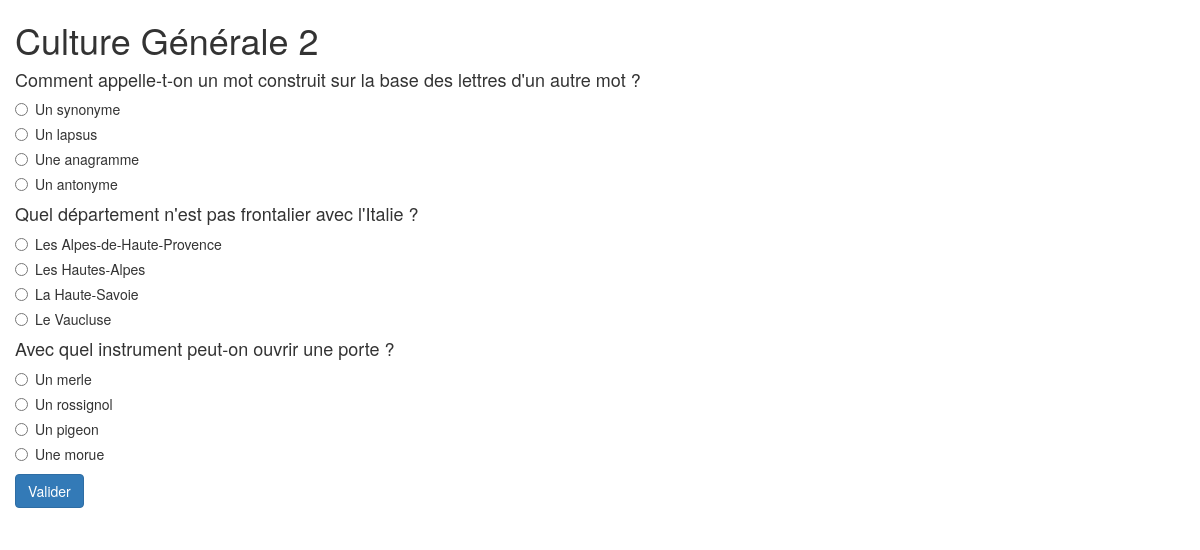
The app's page /index.php?p=quiz&id=3, older data.
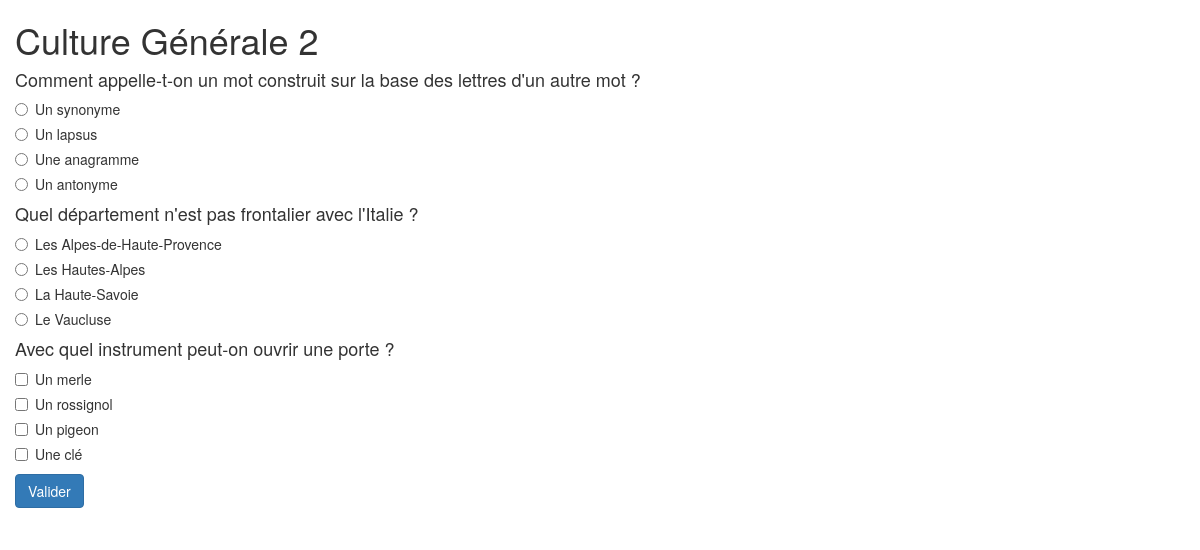
The same page, newer data.
### tables this page shows
CREATE TABLE IF NOT EXISTS `quiz` (
  `id` int(11) NOT NULL AUTO_INCREMENT,
  `titre` varchar(255) NOT NULL DEFAULT '0',
  PRIMARY KEY (`id`)
);

CREATE TABLE IF NOT EXISTS `questions` (
  `id` int(11) NOT NULL AUTO_INCREMENT,
  `intitule` varchar(255) NOT NULL DEFAULT '0',
  `qcm` enum('Y','N') NOT NULL DEFAULT 'N',
  `id_quiz` int(11) NOT NULL DEFAULT '0',
  PRIMARY KEY (`id`),
  KEY `FK_id_quizz` (`id_quiz`),
  CONSTRAINT `FK_id_quizz` FOREIGN KEY (`id_quiz`) REFERENCES `quiz` (`id`)
);

CREATE TABLE IF NOT EXISTS `propositions` (
  `id` int(11) NOT NULL AUTO_INCREMENT,
  `reponses` varchar(255) NOT NULL DEFAULT '0',
  `id_question` int(11) NOT NULL DEFAULT '0',
  PRIMARY KEY (`id`),
  KEY `FK_id_questions` (`id_question`),
  FULLTEXT KEY `reponses` (`reponses`),
  CONSTRAINT `FK_id_questions` FOREIGN KEY (`id_question`) REFERENCES `questions` (`id`)
);

### modele/exist_quiz.php (called while the page is built)
<?php
function exist_quiz($idQuiz){
    global $bdd;
    $req = $bdd->prepare('SELECT * FROM quiz WHERE id = :idQuiz');
    $req->execute(array(':idQuiz' => $idQuiz));
    $res = $req->fetchColumn();
    return $res;
}

### index.php (called while the page is built, shortened)
<?php
include ('controleur/index.php');

### modele/test_ip.php (called while the page is built)
<?php
function test_ip($ip, $idQuiz){
    global $bdd;
    $ip = $bdd->quote($ip);
    $req = $bdd->query("SELECT * FROM enregistrements WHERE adresse_ip=$ip AND id_quiz=$idQuiz");
    $res = $req->fetchAll();
    return $res;
}

### modele/get_titre_quiz.php (called while the page is built)
<?php
function get_titre_quiz($idQuiz){
    global $bdd;
    $req = $bdd->prepare('SELECT titre FROM quiz WHERE id=:idQuiz');
    $req->execute(array(':idQuiz' => $idQuiz));
    $titre = $req->fetchColumn();
    return $titre;
}

### modele/get_questions.php (called while the page is built)
<?php
function get_questions($idQuiz){
    global $bdd;
    $req = $bdd->prepare("SELECT * FROM questions WHERE id_quiz = :idQuiz");
    $req->execute(array(':idQuiz' => $idQuiz));
    $questions = $req->fetchAll(PDO::FETCH_ASSOC);
    return $questions;
}

### modele/get_propositions.php (called while the page is built)
<?php
function get_propositions($idQuestion){
    global $bdd;
    $req = $bdd->prepare("SELECT id, reponses FROM propositions WHERE id_question = :idQuestion");
    $req->execute(array(':idQuestion' => $idQuestion));
    $propositions = $req->fetchAll(PDO::FETCH_ASSOC);
    return $propositions;
}

### vue/quiz.php (the view, shortened to what this page needs)
<!DOCTYPE html>
<html lang="fr">
<head>
    <link rel="stylesheet" href="https://maxcdn.bootstrapcdn.com/bootstrap/3.3.6/css/bootstrap.min.css">
</head>
<body>
<div class="container">
    <div class="row">
        <h1><?php echo $titre;?></h1>
        <form action="index.php?p=validation" method="post" class="form">
            <div class="form-group">
                <?php
                foreach($questions as $question)
                {
                    $compteurQuestion ++;
                    ?>
                    <h4><?php echo $question['intitule'];?></h4>
                    <?php
                    include_once('modele/get_propositions.php');
                    $propositions = get_propositions($question['id']);
                    foreach ($propositions as $cle => $proposition) {
                        if($question['qcm'] == 'N') {
                            ?>
                            <div class="radio">
                                <label>
                                    <input type="radio"
                                           name="<?php echo $compteurQuestion; ?>"
                                           id="<?php echo $compteurQuestion; ?>"
                                           value="<?php echo $proposition['reponses']; ?>"required>
                                    <?php echo $proposition['reponses'] ?>
                                </label>
                            </div>
                            <?php
                        }else{
                        ?>
                            <div class="form-group checkbox options">
                                <label>
                                    <input type="checkbox"
                                           name="<?php echo $compteurQuestion; ?>[]"
                                           id="<?php echo $compteurQuestion; ?>"
                                           value="<?php echo $proposition['reponses']; ?>" required>
                                    <?php echo $proposition['reponses'] ?>
                                </label>
                            </div>
                        <?php
                        }
                    }
                }
                ?>
                <button type="submit" class="btn btn-primary">Valider</button>
            </div>
        </form>
    </div>
</div>
</body>
</html>

### controleur/index.php (shortened to what this page needs)
<?php
if(!empty($_GET['p'])){
    switch($_GET['p']){
        case 'quiz':
            include_once ('controleur/quiz.php');
            break;
    }
}

### controleur/quiz.php
<?php
include_once ('modele/exist_quiz.php');
if(isset($_GET['id']) && exist_quiz($_GET['id'])) {
    include_once ('modele/test_ip.php');
    if(test_ip($_SERVER["REMOTE_ADDR"], $_GET['id'])){
        header('Location: index.php');
    }else{
        include_once ('modele/get_questions.php');
        $questions = get_questions($_GET['id']);
        include_once('modele/get_titre_quiz.php');
        $titre = get_titre_quiz($_GET['id']);
        $compteurQuestion = 0;
        include_once('vue/quiz.php');
    }
}else{
    header('Location: index.php');
}

Row changes from the older to the newer data that the page shows:
changed questions "Avec quel instrument peut-on ouvrir une porte ?": qcm "N" → "Y" (drawn)
computed for propositions "Un merle": reponses "☐ Un merle" → "☐"
computed for propositions "Un rossignol": reponses "☐ Un rossignol" → "☐"
computed for propositions "Un pigeon": reponses "☐ Un pigeon" → "☐"
changed propositions: reponses "☐ Une morue" → "☐"; reponses "Une morue" → "Une clé"
